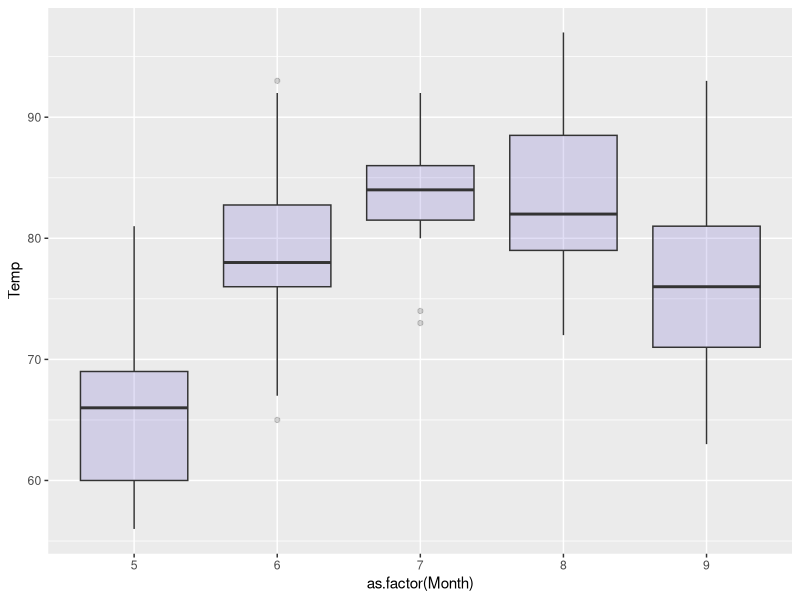
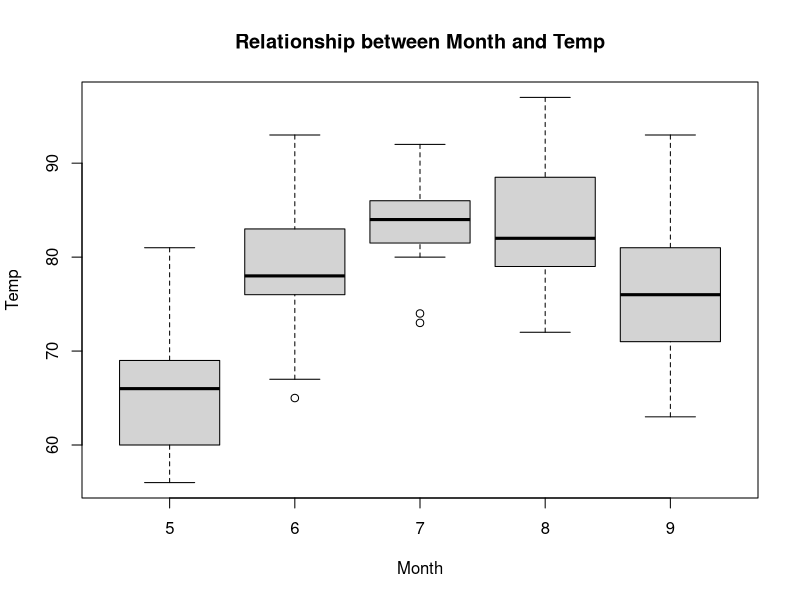
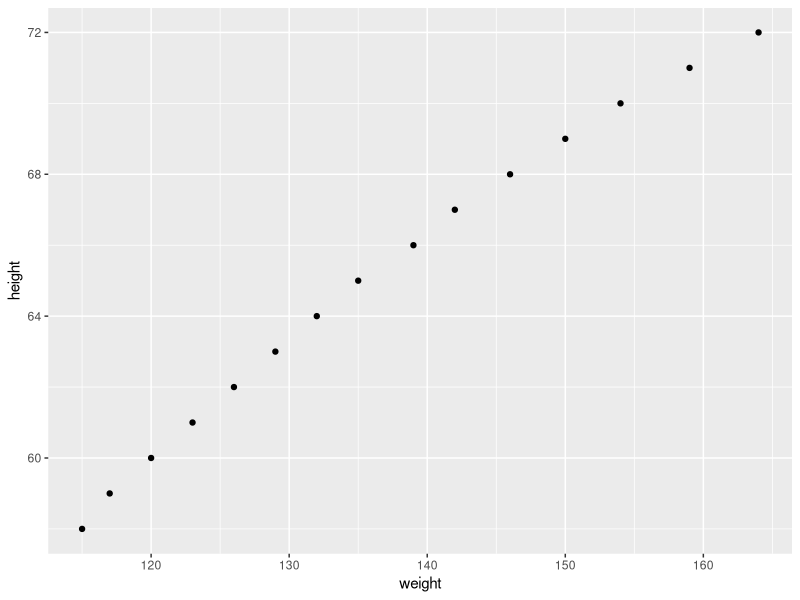

R code for these plots, in order:
## ---- chunk 1
head(iris)
## ---- chunk 2
mean(iris$Petal.Length[iris$Species=="setosa"])
mean(iris$Petal.Length[iris$Species=="versicolor"])
mean(iris$Petal.Length[iris$Species=="virginica"])
## ---- chunk 3
by(iris$Petal.Length, iris$Species, mean)
## ---- chunk 4
by(iris$Petal.Length, iris$Species, sd)
## ---- chunk 5
summary(iris)
## ---- chunk 6
by(iris$Petal.Length, iris$Species, summary)
## ---- chunk 7
by(airquality$Temp, airquality$Month, mean)
## ---- chunk 8
library(ggplot2)
ggplot(airquality, aes(x=as.factor(Month), y=Temp)) +
  geom_boxplot(fill='slateblue', alpha=0.2)
boxplot(Temp~Month, data=airquality, main="Relationship between Month and Temp")

## ---- chunk 9
ucba <- data.frame(UCBAdmissions)
head(ucba)
## ---- chunk 10
cross <- xtabs(Freq ~ Gender+Admit, data=ucba)
cross
## ---- chunk 11
prop.table(cross)
## ---- chunk 12
prop.table(cross, 1)
## ---- chunk 13
prop.table(cross, 2)
## ---- chunk 14
cross2 <- xtabs(Freq ~ Gender + Admit, data=ucba[ucba$Dept=="A",])
prop.table(cross2, 1)
## ---- chunk 15
head(women)
## ---- chunk 16
library(ggplot2)
ggplot(women, aes(x=weight, y=height)) + 
  geom_point()
